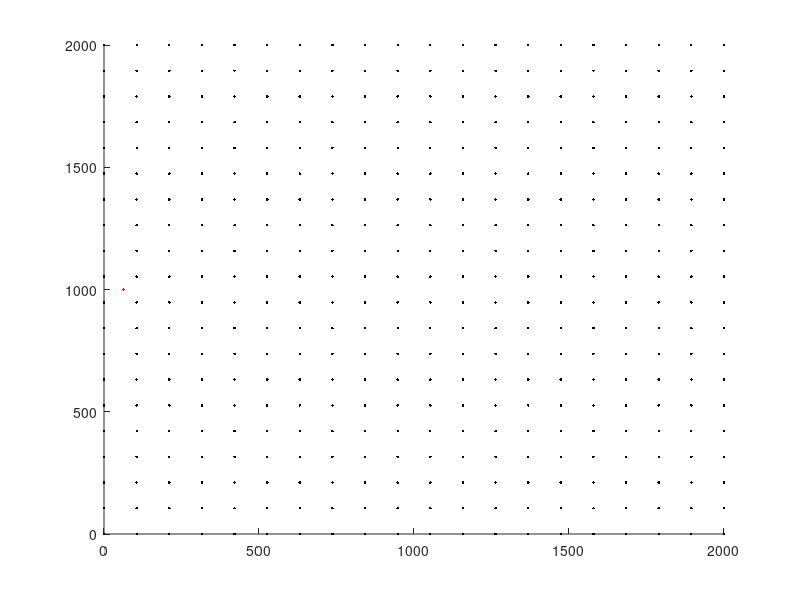

Source code (MATLAB):
close all
clear all

CRYSTAL_STRUCTURE = 'bcc';
amag = 3.18e-4;
simName = date;

simTime = 0;
use_gpu = 0;
para_scheme = 0;
n_threads = 0;

MU = 1;
NU = 0.28;
a = 5;

% No rotation matrix.
% bVec = [1 1 1];
% nVec = [-1 1 0];

% With rotation matrix.
n1 = [1 0 0]; e1 = [1;1;1]; e1 = e1/norm(e1);
n2 = [0 1 0]; e2 = [1;-1;0]; e2 = e2/norm(e2);
n3 = cross(n1,n2); e3 = cross(e1,e2); e3 = e3/norm(e3);
rotMatrix = [e1 e2 e3]';
bVec = [1 0 0]*sqrt(3)/2;
nVec = [0 1 0];

bVec * rotMatrix
nVec * rotMatrix

planes = [1; 2; 3; 4; 5; 6];
dx = 2000;
dy = 2000;
dz = 2000;
mx = 20;
my = 20;
mz = 20;

% mobility = @mobbcc1;
mobility = @mobbcc_bb1b;
simName = strcat(simName, '_bb');
simType = @NumTracVsAnaTrac;

Fsim = [];
Usim = [];
t = [];

vertices = [0, 0, 0; ...
            dx, 0, 0; ...
            0, dy, 0; ...
            dx, dy, 0; ...
            0, 0, dz; ...
            dx, 0, dz; ...
            0, dy, dz; ...
            dx, dy, dz];

plim = 12 / amag; %12microns

gridSize = mx;
x = linspace(0, dx, gridSize);
y = linspace(0, dy, gridSize);
z = linspace(0.5 * dz, 0.5 * dz, gridSize);
[X, Y] = meshgrid(x, y);
Z = meshgrid(z);

clear x y z;
len = 100;
xcoord = linspace(0, dx, gridSize);
ycoord = linspace(0, dy, gridSize);
%  xcoord = xcoord(2) / 4 % there were substantial differences
% xcoord = xcoord(2)/2; % middle of first element.
xcoord = dx / 32; % eigth of the domain.
% xcoord = 3*dx / 32; % eigth of the domain.
% xcoord = dy / 16; % middle of third element.
%% This makes the numeric tractions exit but not the analytic. Haven't found another case.
% ycoord = dy / 2 + 20; % middle of the domain
% xcoord = dx / 16; % eigth of the domain.
%%
ycoord = dy / 2; % middle of the domain
% ycoord = ycoord(2)/2; % middle of first element
simName = strcat(simName, 'corner');
x = linspace(xcoord, xcoord, len);
y = linspace(ycoord, ycoord, len);
z = linspace(0, dz, len);
x1 = x(1);
y1 = y(1);
t = [0 0 1];
n = [1 0 0];
rn = zeros(len, 4);
rn(:, 1) = x;
rn(:, 2) = y;
rn(:, 3) = z;
links = zeros(len - 1, 8);
rn(1, 4) = 6;%61
rn(end, 4) = 6;%61
rn = [rn; x(1) y(1) -1000*dz 67; x(1) y(1) 1000*dz 67];

for i = 1:len - 1
    links(i, :) = [i, i + 1, bVec, nVec];
end
links = [links; len + 1, 1, bVec, nVec; len + 2, len, bVec, nVec];
% rntol = 45;

% %%
% xcoord = linspace(0, dx, gridSize);
% ycoord = linspace(0, dy, gridSize);
% %  xcoord = xcoord(2) / 4 % there were substantial differences
% % xcoord = xcoord(2)/2; % middle of first element.
% xcoord =  2*dx / 32; % eigth of the domain.
% % xcoord = dy / 16; % middle of third element.
% ycoord = 2*dy / 32; % middle of the domain
% % ycoord = ycoord(2)/2; % middle of first element
% simName = strcat(simName, 'corner');
% x = linspace(xcoord, xcoord, len);
% y = linspace(ycoord, ycoord, len);
% z = linspace(0, dz, len);
% x1 = x(1);
% y1 = y(1);
% t = [0 0 1];
% n = [1 0 0];
% rn2 = zeros(len, 4);
% rn2(:, 1) = x;
% rn2(:, 2) = y;
% rn2(:, 3) = z;
% links2 = zeros(len - 1, 8);
% rn2(1, 4) = 6;
% rn2(end, 4) = 6;
% rn2 = [rn2; x(1) y(1) -1000*dz 67; x(1) y(1) 1000*dz 67];
% 
% for i = len+2+1:len+2+len - 1
%     links2(i - (len+2), :) = [i, i + 1, bVec, nVec];
% end
% links2 = [links2; len+2+len + 1, len+2+1, bVec, nVec; len+2+len + 2, len+2+len, bVec, nVec];
% links = [links; links2];
% rn = [rn; rn2];
% 
% %%
% xcoord = linspace(0, dx, gridSize);
% ycoord = linspace(0, dy, gridSize);
% %  xcoord = xcoord(2) / 4 % there were substantial differences
% % xcoord = xcoord(2)/2; % middle of first element.
% xcoord =  1*dx / 32; % eigth of the domain.
% % xcoord = dy / 16; % middle of third element.
% ycoord = 1*dy / 32; % middle of the domain
% % ycoord = ycoord(2)/2; % middle of first element
% simName = strcat(simName, 'corner');
% x = linspace(xcoord, xcoord, len);
% y = linspace(ycoord, ycoord, len);
% z = linspace(0, dz, len);
% x1 = x(1);
% y1 = y(1);
% t = [0 0 1];
% n = [1 0 0];
% rn3 = zeros(len, 4);
% rn3(:, 1) = x;
% rn3(:, 2) = y;
% rn3(:, 3) = z;
% links3 = zeros(len - 1, 8);
% rn3(1, 4) = 6;
% rn3(end, 4) = 6;
% rn3 = [rn3; x(1) y(1) -1000*dz 67; x(1) y(1) 1000*dz 67];
% 
% for i = len+2+len+2+1:len+2+len+2+len - 1
%     links3(i - (len+2+len+2), :) = [i, i + 1, bVec, nVec];
% end
% links3 = [links3; len+2+len+2+len + 1, len+2+len+2+1, bVec, nVec; len+2+len+2+len + 2, len+2+len+2+len, bVec, nVec];
% links = [links; links3];
% rn = [rn; rn3];











hold on
plot3(rn(:, 1), rn(:, 2), rn(:, 3), 'r.')
plot3(X, Y, Z, 'k.')
hold off

u_dot = 0;
f_dot = 0;

loading = @staticSim;

CUDA_flag = false;
para_scheme = 1;

calculateTractions = @calculateNumericTractions;
simName = strcat('numeric_', simName);
% calculateTractions = @calculateAnalyticTractions;
% simName = strcat('analytic_', simName);
plotFreq = 1;
saveFreq = 1e9;%4*plotFreq;

lmin = 10 * a;
lmax = 2.5*lmin;

addpath '../../../'
Bcoeff = struct('screw', 10, 'edge', 1, 'climb', 1e10, 'line', 1e-4);
% dt0 = 1e9;
% totalSimTime = 1e12;